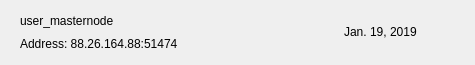
<?xml version="1.0" encoding="UTF-8"?>
<ui version="4.0">
 <class>MNRow</class>
 <widget class="QWidget" name="MNRow">
  <property name="geometry">
   <rect>
    <x>0</x>
    <y>0</y>
    <width>475</width>
    <height>65</height>
   </rect>
  </property>
  <property name="windowTitle">
   <string>Form</string>
  </property>
  <property name="styleSheet">
   <string notr="true"/>
  </property>
  <layout class="QVBoxLayout" name="verticalLayout_2">
   <property name="spacing">
    <number>0</number>
   </property>
   <property name="leftMargin">
    <number>20</number>
   </property>
   <property name="topMargin">
    <number>0</number>
   </property>
   <property name="rightMargin">
    <number>20</number>
   </property>
   <property name="bottomMargin">
    <number>0</number>
   </property>
   <item>
    <widget class="QFrame" name="frame_2">
     <property name="styleSheet">
      <string notr="true">border:none;</string>
     </property>
     <property name="frameShape">
      <enum>QFrame::StyledPanel</enum>
     </property>
     <property name="frameShadow">
      <enum>QFrame::Raised</enum>
     </property>
     <layout class="QHBoxLayout" name="horizontalLayout">
      <property name="leftMargin">
       <number>0</number>
      </property>
      <property name="rightMargin">
       <number>0</number>
      </property>
      <item>
       <widget class="QFrame" name="frame">
        <property name="styleSheet">
         <string notr="true">border:none;padding:0px;</string>
        </property>
        <property name="frameShape">
         <enum>QFrame::StyledPanel</enum>
        </property>
        <property name="frameShadow">
         <enum>QFrame::Raised</enum>
        </property>
        <layout class="QVBoxLayout" name="verticalLayout">
         <property name="spacing">
          <number>0</number>
         </property>
         <property name="leftMargin">
          <number>0</number>
         </property>
         <property name="topMargin">
          <number>0</number>
         </property>
         <property name="rightMargin">
          <number>0</number>
         </property>
         <property name="bottomMargin">
          <number>0</number>
         </property>
         <item>
          <widget class="QLabel" name="labelName">
           <property name="text">
            <string>user_masternode</string>
           </property>
          </widget>
         </item>
         <item>
          <widget class="QLabel" name="labelAddress">
           <property name="text">
            <string>Address: 88.26.164.88:51474</string>
           </property>
          </widget>
         </item>
        </layout>
       </widget>
      </item>
      <item>
       <spacer name="horizontalSpacer">
        <property name="orientation">
         <enum>Qt::Horizontal</enum>
        </property>
        <property name="sizeHint" stdset="0">
         <size>
          <width>40</width>
          <height>20</height>
         </size>
        </property>
       </spacer>
      </item>
      <item>
       <widget class="QLabel" name="labelDate">
        <property name="text">
         <string>Jan. 19, 2019</string>
        </property>
       </widget>
      </item>
      <item>
       <widget class="QPushButton" name="pushButtonMenu">
        <property name="styleSheet">
         <string notr="true">border:none; background-color:transparent; padding:0px;</string>
        </property>
        <property name="text">
         <string/>
        </property>
        <property name="icon">
         <iconset>
          <normaloff>:/ic-menu-hover</normaloff>:/ic-menu-hover</iconset>
        </property>
        <property name="iconSize">
         <size>
          <width>24</width>
          <height>24</height>
         </size>
        </property>
       </widget>
      </item>
     </layout>
    </widget>
   </item>
   <item>
    <widget class="QLabel" name="lblDivisory">
     <property name="minimumSize">
      <size>
       <width>0</width>
       <height>1</height>
      </size>
     </property>
     <property name="maximumSize">
      <size>
       <width>16777215</width>
       <height>1</height>
      </size>
     </property>
     <property name="text">
      <string/>
     </property>
     <property name="alignment">
      <set>Qt::AlignBottom|Qt::AlignLeading|Qt::AlignLeft</set>
     </property>
    </widget>
   </item>
  </layout>
 </widget>
 <resources/>
 <connections/>
</ui>
